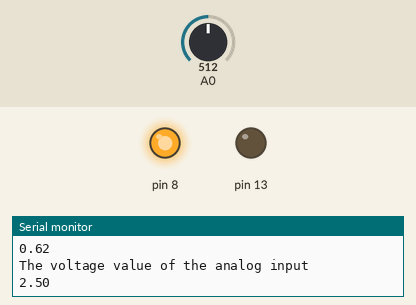
The sketch below on a simulated Arduino Uno, built with avr-gcc and run on an emulated ATmega328P. Shown: output pins drawn as LEDs (lit = HIGH), the last lines printed to the serial monitor. The inputs (shaded band) are chosen by the test bench; at power-on: A0 = 512.

Above: at 2.3 s.
2.4 s: A0 set to 522
At 4.3 s:
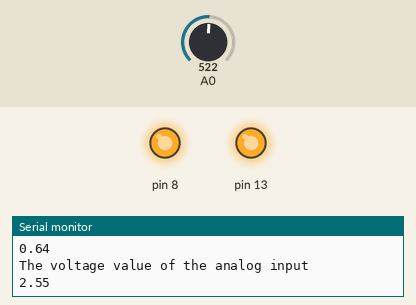
4.6 s: A0 set to 122
At 5.9 s:
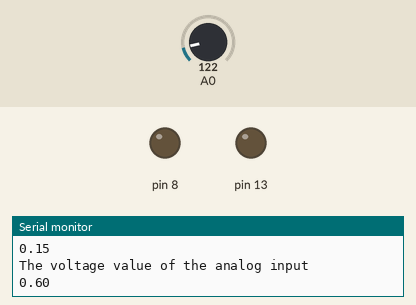
6.7 s: A0 set to 191
9.1 s: A0 set to 215
At 10.8 s:
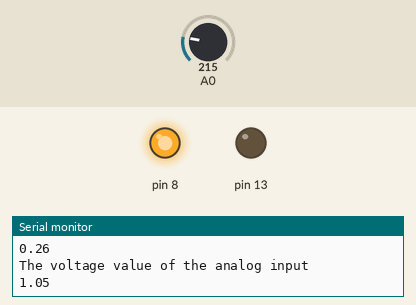
11.2 s: A0 set to 0
At 13.4 s:
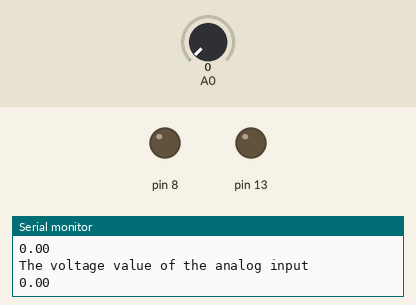
14.1 s: A0 set to 306
At 14.7 s:
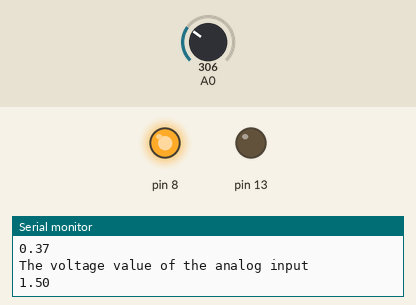
Timing chart, 0 to 17.1 s (numbered marks = the images above; inputs shaded):
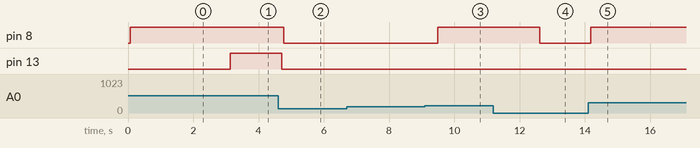

Measured:
- the behaviour switches between 513 and 514 on A0 (found by bisection; images 0 and 1)
- the behaviour switches between 204 and 205 on A0 (found by bisection; images 2 and 3)
- after the input at 2.4 s, pin 13: LOW → HIGH after 0.74 s
- after the input at 4.6 s, pin 8: HIGH → LOW after 0.18 s; pin 13: HIGH → LOW after 0.11 s
- after the input at 9.1 s, pin 8: LOW → HIGH after 0.38 s
- after the input at 11.2 s, pin 8: HIGH → LOW after 1.4 s
- after the input at 14.1 s, pin 8: LOW → HIGH after 0.09 s

The sketch:

actula_value_display.ino
```cpp
int input_value = 0;
int  output_value = 0;


void setup() {
  Serial.begin(9600);
  pinMode(A0, INPUT);
  pinMode(13, OUTPUT);
  pinMode(8, OUTPUT);


  // put your setup code here, to run once:

}

void loop() {


  // read potentionmeter reading
  input_value = analogRead(A0);
  Serial.println("The input value is ");
  Serial.println(input_value);

  output_value = map(input_value, 0, 1023, 0, 255);
  analogWrite(13, output_value);
  Serial.println("The output value is ");
  Serial.println(output_value);

  float voltage = output_value * 5.0 / 1023.0;
  Serial.println("The voltage of pin 13 is ");
  Serial.println(voltage);

  float voltage_value = input_value * 5.0 / 1023.0; // sensor value in voltage form
  Serial.println("The voltage value of the analog input ");
  Serial.println(voltage_value);
  digitalWrite(8, voltage_value);


  delay(1500);
  // put your main code here, to run repeatedly:

}
```
